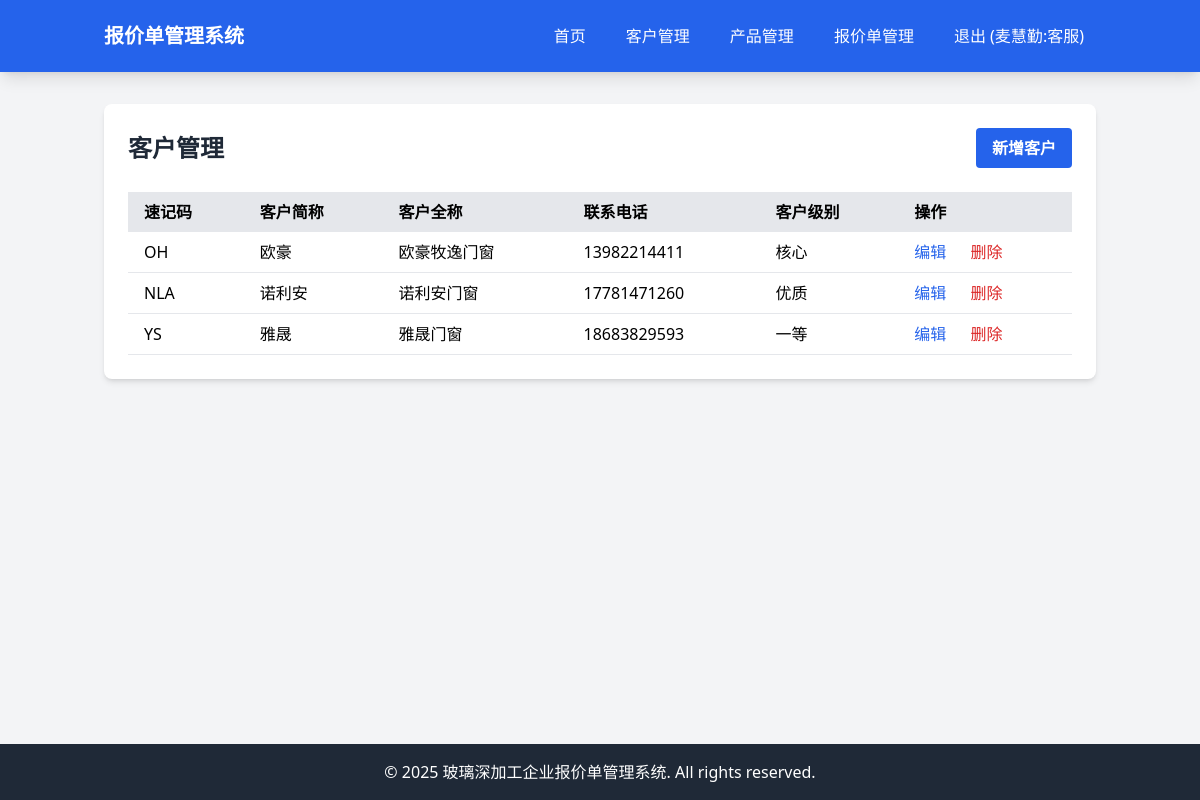
The app's page /customers (signed in) with its own data.
### tables this page shows
CREATE TABLE customers (id INTEGER PRIMARY KEY AUTOINCREMENT, code VARCHAR(10), short_name VARCHAR(100), full_name VARCHAR(200), address TEXT, phone VARCHAR(20), company_name VARCHAR(200), credit_code VARCHAR(50), bank VARCHAR(100), account_number VARCHAR(100), level VARCHAR(50), created_at DATETIME DEFAULT CURRENT_TIMESTAMP, updated_at DATETIME DEFAULT CURRENT_TIMESTAMP);

### app/Controllers/Controller.php (called while the page is built, shortened)
<?php
class Controller
{
    protected $view;
    public function __construct()
    {
        $this->view = new View();
    }
    protected function render($view, $data = [])
    {
        return $this->view->render($view, $data);
    }
}

### app/Controllers/CustomerController.php (called while the page is built, shortened)
<?php
class CustomerController extends Controller
{
    protected $customer;
    public function __construct()
    {
        $this->customer = new Customer();
    }
    public function index()
    {
        $customers = $this->customer->all();
        return $this->render('customers/index', ['customers' => $customers]);
    }
}

### app/Models/Model.php (called while the page is built, shortened)
<?php
abstract class Model
{
    protected $connection;
    protected $table;
    public function __construct()
    {
        $this->connection = $this->getConnection();
    }
    protected function getConnection()
    {
        static $pdo = null;
        if ($pdo === null) {
            $config = require __DIR__ . '/../../config/database.php';
            $dbConfig = $config['connections'][$config['default']];
            if ($dbConfig['driver'] === 'mysql') {
                $dsn = "mysql:host={$dbConfig['host']};port={$dbConfig['port']};dbname={$dbConfig['database']};charset={$dbConfig['charset']}";
                $username = $dbConfig['username'] ?? '';
                $password = $dbConfig['password'] ?? '';
                $pdo = new PDO($dsn, $username, $password);
            } else {
                $dsn = "sqlite:{$dbConfig['database']}";
                $pdo = new PDO($dsn);
            }
            $pdo->setAttribute(PDO::ATTR_ERRMODE, PDO::ERRMODE_EXCEPTION);
            $pdo->setAttribute(PDO::ATTR_DEFAULT_FETCH_MODE, PDO::FETCH_ASSOC);
        }
        return $pdo;
    }
    public function all()
    {
        $stmt = $this->connection->prepare("SELECT * FROM {$this->table}");
        $stmt->execute();
        return $stmt->fetchAll();
    }
}

### resources/views/customers/index.php (the view)
<div class="bg-white rounded-lg shadow-md p-6">
    <div class="flex justify-between items-center mb-6">
        <h1 class="text-2xl font-bold text-gray-800">客户管理</h1>
        <a href="/customers/create" class="bg-blue-600 hover:bg-blue-700 text-white font-bold py-2 px-4 rounded">
            新增客户
        </a>
    </div>
    <div class="overflow-x-auto">
        <table class="min-w-full bg-white">
            <thead class="bg-gray-200">
                <tr>
                    <th class="py-2 px-4 text-left">速记码</th>
                    <th class="py-2 px-4 text-left">客户简称</th>
                    <th class="py-2 px-4 text-left">客户全称</th>
                    <th class="py-2 px-4 text-left">联系电话</th>
                    <th class="py-2 px-4 text-left">客户级别</th>
                    <th class="py-2 px-4 text-left">操作</th>
                </tr>
            </thead>
            <tbody>
                <?php foreach ($customers as $customer): ?>
                <tr class="border-b">
                    <td class="py-2 px-4"><?= htmlspecialchars($customer['code']) ?></td>
                    <td class="py-2 px-4"><?= htmlspecialchars($customer['short_name']) ?></td>
                    <td class="py-2 px-4"><?= htmlspecialchars($customer['full_name']) ?></td>
                    <td class="py-2 px-4"><?= htmlspecialchars($customer['phone']) ?></td>
                    <td class="py-2 px-4"><?= htmlspecialchars($customer['level']) ?></td>
                    <td class="py-2 px-4">
                        <a href="/customers/edit/<?= $customer['id'] ?>" class="text-blue-600 hover:text-blue-900 mr-5">编辑</a>
                        <a href="/customers/delete/<?= $customer['id'] ?>" class="text-red-600 hover:text-red-900"
                           onclick="return confirm('确定要删除这个客户吗？')">删除</a>
                    </td>
                </tr>
                <?php endforeach; ?>
            </tbody>
        </table>
    </div>
</div>

### records on screen
customers: code "OH", short_name "欧豪", full_name "欧豪牧逸门窗", phone "13982214411", level "核心"
customers: code "NLA", short_name "诺利安", full_name "诺利安门窗", phone "17781471260", level "优质"
customers: code "YS", short_name "雅晟", full_name "雅晟门窗", phone "18683829593", level "一等"

### other values on screen
$_SESSION['name'] "麦慧勤"
$_SESSION['role'] "客服"
